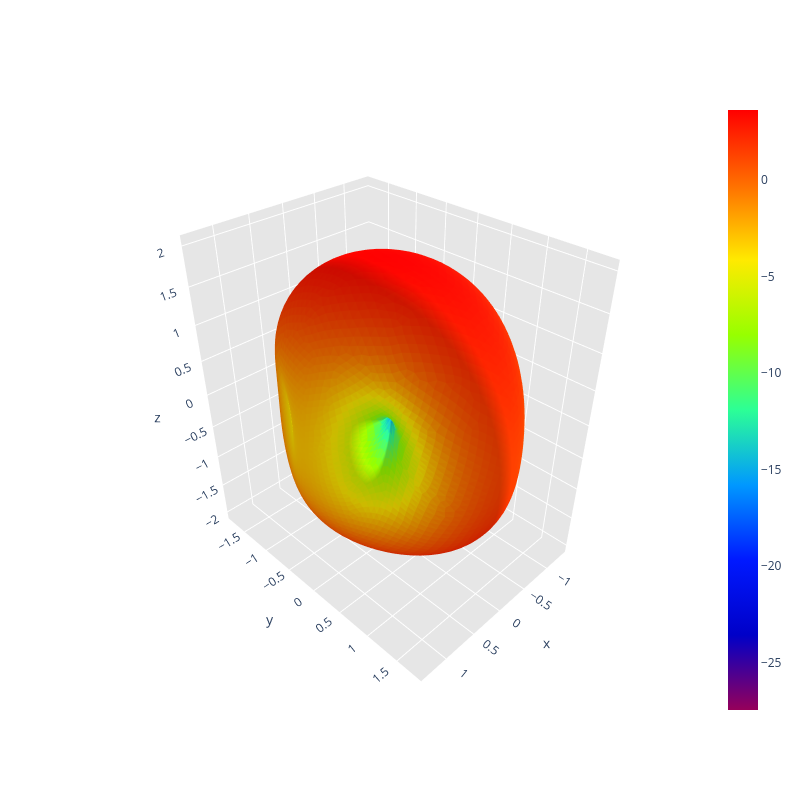

Source (notebook cell):
### Code cell
sphere_points, sphere_triangles, gain_db, directivity_max = compute_modal_farfield(
    triangles, edges, J440[:, n], 440e6, light_speed_c, eta)

print(f"peak directivity = {10*np.log10(directivity_max):.2f} dBi")
print(f"radiated power   = {rep440['p_rad'][n]:.4e} Ohm")

ModalVisualizer.plot_mode_farfield(
    sphere_points, sphere_triangles, gain_db,
    mode_index=n, eigenvalue=lam440[n],
    title_prefix="CMA 440 MHz (regularized)", antenna_name=path.name).show()

### Figure 1 — Plotly figure (JSON) as saved in the notebook; plotly's stock layout.template omitted (floating-point values rounded to 4 significant figures; data arrays with more than 128 entries replaced by an {"elided": "..."} marker saying what was removed)
{"data": [{"facecolor": {"elided": "10296 str values"}, "i": {"elided": "10296 int values"}, "j": {"elided": "10296 int values"}, "k": {"elided": "10296 int values"}, "name": "", "type": "mesh3d", "x": {"elided": "5150 float values"}, "y": {"elided": "5150 float values"}, "z": {"elided": "5150 float values"}}, {"hoverinfo": "none", "marker": {"color": [-27.45, 3.628], "colorscale": [[0, "rgb(150, 0, 90)"], [0.125, "rgb(0, 0, 200)"], [0.25, "rgb(0, 25, 255)"], [0.375, "rgb(0, 152, 255)"], [0.5, "rgb(44, 255, 150)"], [0.625, "rgb(151, 255, 0)"], [0.75, "rgb(255, 234, 0)"], [0.875, "rgb(255, 111, 0)"], [1, "rgb(255, 0, 0)"]], "showscale": true, "size": 0.1}, "mode": "markers", "showlegend": false, "type": "scatter3d", "x": [1.224e-16], "y": [-2.999e-32], "z": [2.0]}], "layout": {"height": 800, "scene": {"aspectratio": {"x": 0.6709, "y": 0.8876, "z": 1.0}, "xaxis": {"backgroundcolor": "rgb(230, 230, 230)", "gridcolor": "rgb(255, 255, 255)", "showbackground": true, "zerolinecolor": "rgb(255, 255, 255)"}, "yaxis": {"backgroundcolor": "rgb(230, 230, 230)", "gridcolor": "rgb(255, 255, 255)", "showbackground": true, "zerolinecolor": "rgb(255, 255, 255)"}, "zaxis": {"backgroundcolor": "rgb(230, 230, 230)", "gridcolor": "rgb(255, 255, 255)", "showbackground": true, "zerolinecolor": "rgb(255, 255, 255)"}}, "title": {"text": ""}, "width": 800}}
